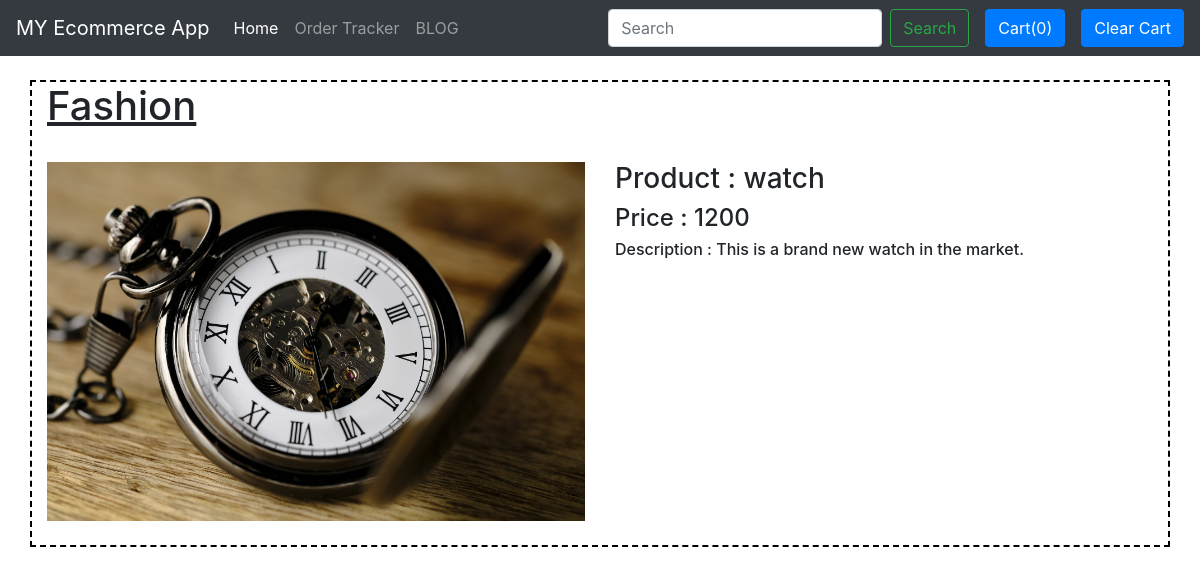
Screenshot of /shop/product/1/ with the database file from the repository.
### ecommerce/models.py (models this page shows, shortened)
class Products(models.Model):
    name = models.CharField(max_length=50)
    category = models.CharField(max_length=50)
    sub_category = models.CharField(max_length=50)
    desc = models.CharField(max_length=200)
    published = models.DateField()
    image = models.ImageField(upload_to='ecommerce/images', default='')
    price = models.IntegerField(default=0)

### ecommerce/views.py (the view)
# urls.py: path('product/<int:id>/', views.viewProduct),
def viewProduct(request, id):
    product = Products.objects.filter(id = id)
    context = {'product':product}
    return render(request, 'productview.html', context)

### ecommerce/templates/productview.html
{% extends 'base.html' %}
{% block content %}
<div class="container my-4" style="border: 2px dashed black;">
    <h1><u>{{product.0.category}}</u></h1>
    <div class="row">
        <div class="col md-4 my-4">
            <img src="/media/{{product.0.image}}" width="100%">
        </div>
        <div class="col md-8 my-4">
            <h3>Product : {{product.0.name}}</h3>
            <h4>Price : {{product.0.price}}</h4>
            <h6>Description : {{product.0.desc}}</h6>
        </div>
    </div>
</div>
{% endblock %}

### rows the page displays
Products: category "Fashion", image (picture), name "watch", price "1200", desc "This is a brand new watch in the market."
